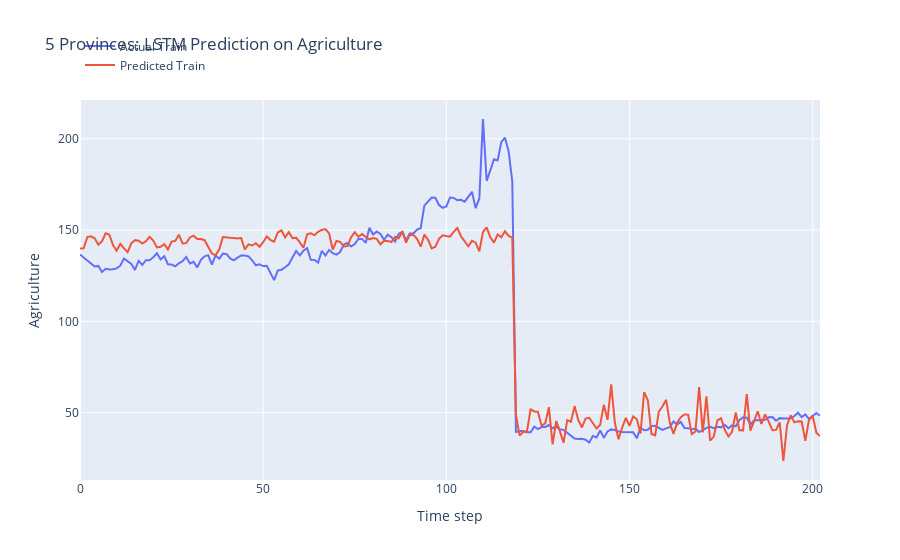

Write notebook code for a chart like this one.
### Code cell
# invert predictions
train_predict = scaler_2.inverse_transform(train_predict)
print('train_predict:', train_predict.shape)

# invert y_train
y_train_scaled_inversed = scaler_2.inverse_transform(y_train_scaled)
print('y_train_scaled_inversed:', y_train_scaled_inversed.shape)

print('Train Mean Absolute Error:', mean_absolute_error(y_train, train_predict))
print('Train Root Mean Squared Error:',np.sqrt(mean_squared_error(y_train, train_predict)))

# Calculate R-squared using sklearn's r2_score function
r2 = r2_score(y_train, train_predict)
print("Train R-squared:", r2)

# plot the actual and predicted values for test data
trace1 = go.Scatter(x=np.arange(len(y_train)), y=y_train.flatten(), mode='lines', name='Actual Train')
trace2 = go.Scatter(x=np.arange(len(train_predict)), y=train_predict.flatten(), mode='lines', name='Predicted Train')

# Create layout
layout = go.Layout(
    title='5 Provinces: LSTM Prediction on Agriculture',
    xaxis=dict(title='Time step'),
    yaxis=dict(title='Agriculture'),
    legend=dict(x=0, y=1.18)
)

# Create figure
fig = go.Figure(data=[trace1, trace2], layout=layout)

# Show plot
fig.show()

### Figure 1 — Plotly figure (JSON) as saved in the notebook; plotly's stock layout.template omitted (floating-point values rounded to 4 significant figures; data arrays with more than 128 entries replaced by an {"elided": "..."} marker saying what was removed)
{"data": [{"mode": "lines", "name": "Actual Train", "type": "scatter", "x": {"elided": "203 int values"}, "y": {"elided": "203 float values"}}, {"mode": "lines", "name": "Predicted Train", "type": "scatter", "x": {"elided": "203 int values"}, "y": {"elided": "203 float values"}}], "layout": {"legend": {"x": 0, "y": 1.18}, "title": {"text": "5 Provinces: LSTM Prediction on Agriculture"}, "xaxis": {"title": {"text": "Time step"}}, "yaxis": {"title": {"text": "Agriculture"}}}}
